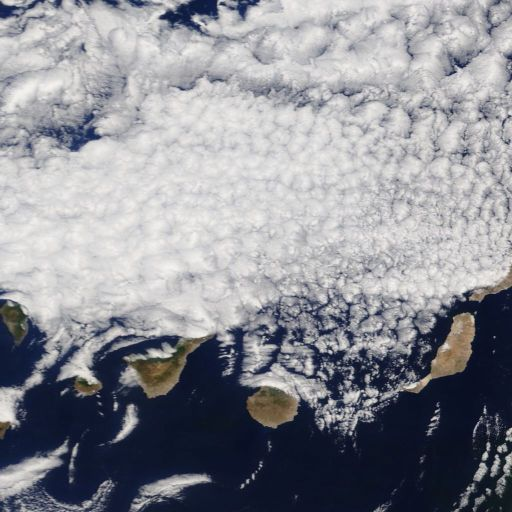
#> input picture test_epsg4326.jpg, 512 x 512 px
$ python -i indices.py   (imports and definitions only)   (older library calls are emulated)
#> lines starting #> are read from the running program, lines starting #| are printed output that depends on the picture; after the words box and inside, x2 and y2 are one past the last pixel; in counts of white or black regions, pixels touching at a corner belong together
"""
Spectral Indices & Advanced ML Analysis
- NDVI: Normalized Difference Vegetation Index
- NDBI: Normalized Difference Built-up Index
- MNDWI: Modified Normalized Difference Water Index
- K-Means land cover clustering
- Z-score anomaly detection
- PCA Change Vector Analysis
- Edge detection for infrastructure mapping
"""
import numpy as np
from PIL import Image
from pathlib import Path

STATIC_DIR = Path("static/images")


# ── Spectral Indices ──────────────────────────────────────────────────────────

# [248 lines left out: functions compute_ndvi, compute_ndbi, compute_mndwi, index_to_colormap, kmeans_land_cover, _numpy_kmeans and 3 more, not called in this run]


# ── Edge Detection for Infrastructure ────────────────────────────────────────

def detect_infrastructure_edges(img: np.ndarray) -> dict:
    """
    Sobel edge detection to map roads, buildings, and infrastructure boundaries.
    Falls back to numpy gradient if OpenCV unavailable.
    """
    try:
        import cv2
        gray = cv2.cvtColor(img, cv2.COLOR_RGB2GRAY).astype(np.float32)
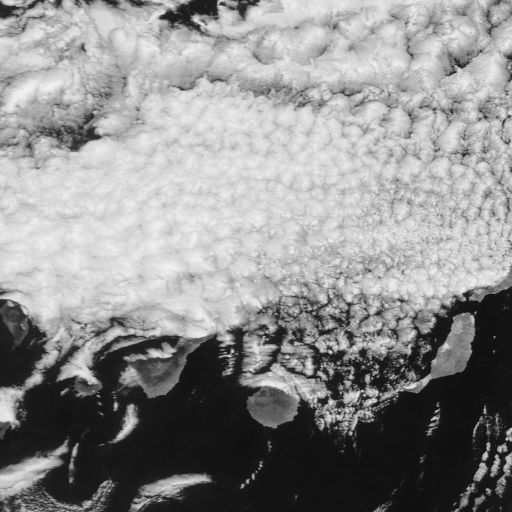
#> gray: shape (512, 512) float32; min 2, max 244, mean 143
        sobel_x = cv2.Sobel(gray, cv2.CV_32F, 1, 0, ksize=3)
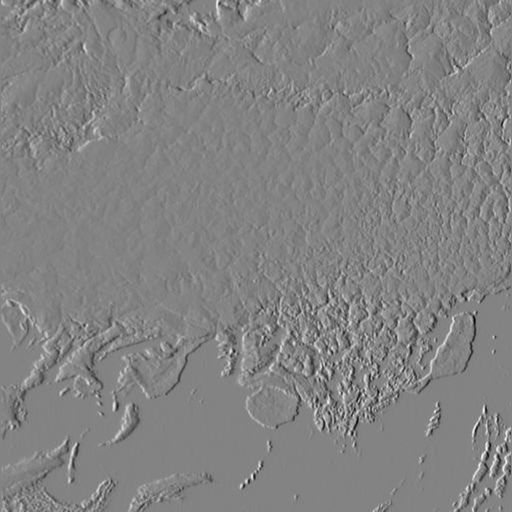
#> sobel_x: shape (512, 512) float32; min -684, max 647, mean -0.5; drawn with min black and max white
        sobel_y = cv2.Sobel(gray, cv2.CV_32F, 0, 1, ksize=3)
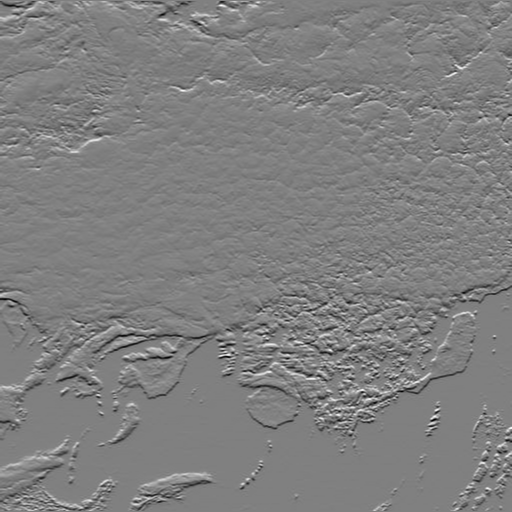
#> sobel_y: shape (512, 512) float32; min -660, max 654, mean -1.8; drawn with min black and max white
        magnitude = np.sqrt(sobel_x**2 + sobel_y**2)
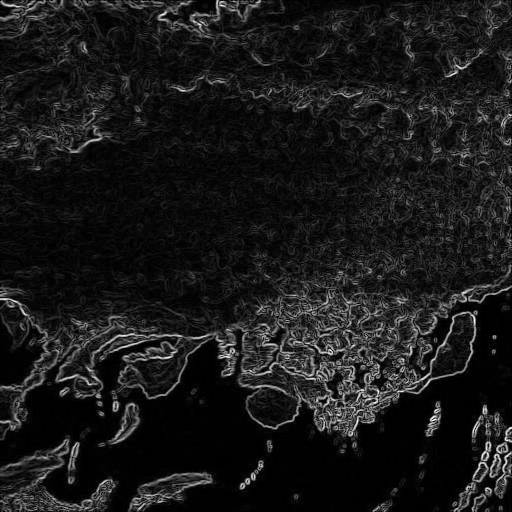
#> magnitude: shape (512, 512) float32; min 0, max 684.1, mean 68.6; drawn with min black and max white
        edges = cv2.Canny(img, 50, 150)
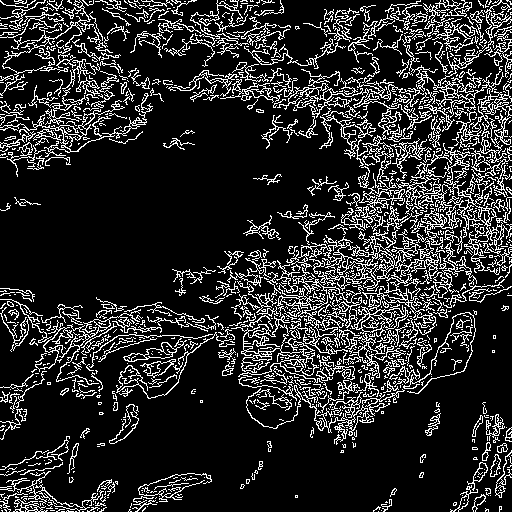
#> edges: shape (512, 512); 16.6% white in thin lines or dots
    except ImportError:
        # Pure numpy Sobel approximation
        gray = (0.299*img[:,:,0] + 0.587*img[:,:,1] + 0.114*img[:,:,2]).astype(np.float32)
        gy, gx = np.gradient(gray)
        magnitude = np.sqrt(gx**2 + gy**2)
        thresh = magnitude.mean() + magnitude.std()
        edges = (magnitude > thresh).astype(np.uint8) * 255

    # Normalize magnitude
    if magnitude.max() > 0:
        mag_norm = (magnitude / magnitude.max() * 255).astype(np.uint8)
    else:
        mag_norm = magnitude.astype(np.uint8)

    # Color edges: cyan overlay
    edge_colored = np.zeros((*edges.shape, 3), dtype=np.uint8)
    edge_colored[edges > 0] = [0, 212, 255]

    infra_density = float((edges > 0).mean() * 100)
#> infra_density = 16.6

    return {
        "edge_map": edges,
        "edge_colored": edge_colored,
        "magnitude": mag_norm,
        "infrastructure_density_pct": round(infra_density, 2),
    }


# ── Save helpers ──────────────────────────────────────────────────────────────

# [5 lines left out: function save_index_image, not called in this run]

>>> import cv2
>>> picture = cv2.cvtColor(cv2.imread('../../../../test_epsg4326.jpg'), cv2.COLOR_BGR2RGB)
>>> result = detect_infrastructure_edges(picture)
#> result = 4 items

$ run again, on test_tile2.jpg
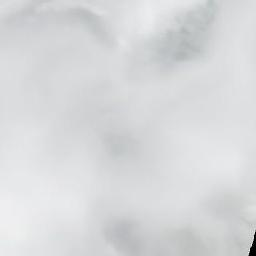
#> input picture test_tile2.jpg, 256 x 256 px
#> in detect_infrastructure_edges, `sobel_x = cv2.Sobel(gray, cv2.CV_32F, 1, 0, ksize=3)`:
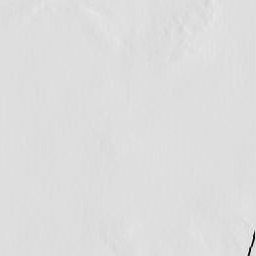
#> sobel_x: shape (256, 256) float32; min -876, max 129, mean -0.8; drawn with min black and max white
#> in detect_infrastructure_edges, `magnitude = np.sqrt(sobel_x**2 + sobel_y**2)`:
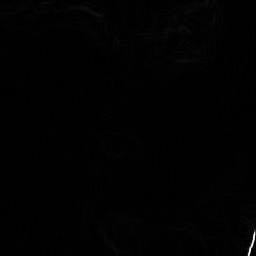
#> magnitude: shape (256, 256) float32; min 0, max 887.1, mean 5.7; drawn with min black and max white
#> edges: shape (256, 256); 0.04% white in thin lines or dots, all inside (x1, y1, x2, y2) = (248, 228, 256, 256)
#> infra_density = 0.0443
#> result = 4 items

$ run again, on test_tile3.jpg
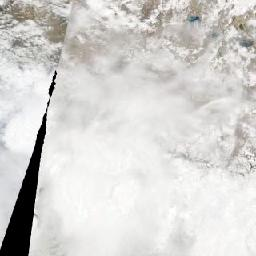
#> input picture test_tile3.jpg, 256 x 256 px
#> in detect_infrastructure_edges, `sobel_y = cv2.Sobel(gray, cv2.CV_32F, 0, 1, ksize=3)`:
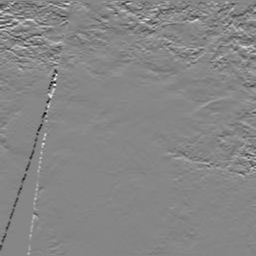
#> sobel_y: shape (256, 256) float32; min -665, max 598, mean 0; drawn with min black and max white
#> in detect_infrastructure_edges, `edges = cv2.Canny(img, 50, 150)`:
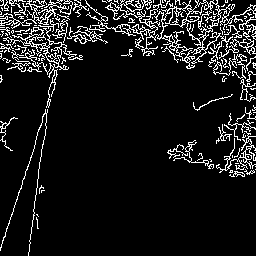
#> edges: shape (256, 256); 9.9% white in thin lines or dots
#> infra_density = 9.94
#> result = 4 items
